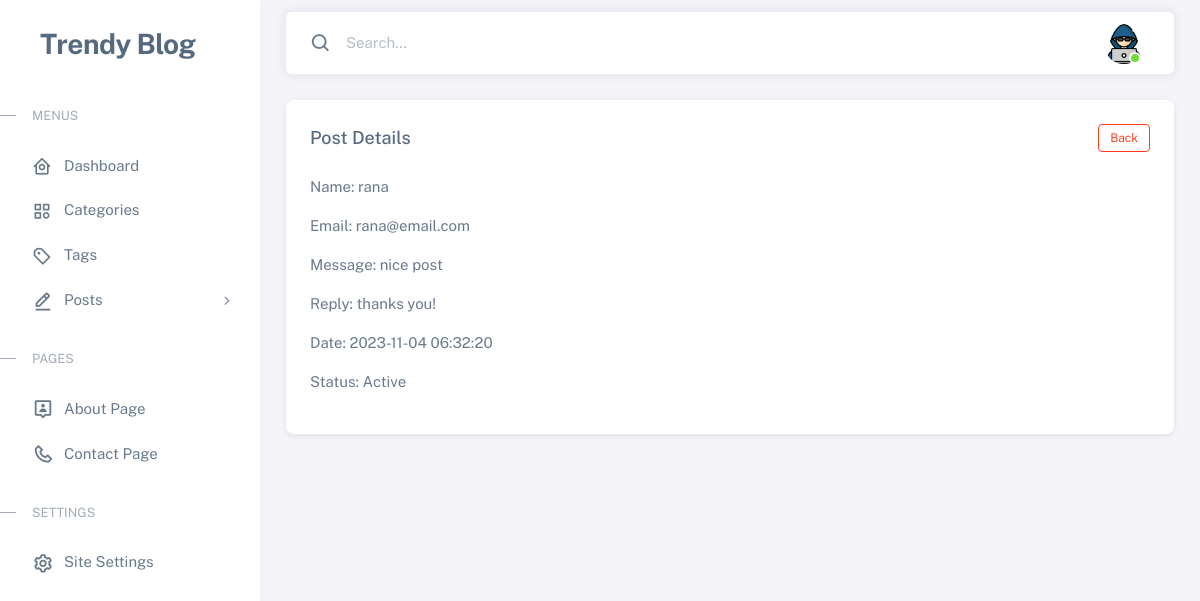
Page /admin/comment-details.php?id=42 (signed in) on the committed database.
### tables this page shows
CREATE TABLE `comments` (
  `id` bigint NOT NULL,
  `post_id` bigint NOT NULL,
  `name` varchar(255) NOT NULL,
  `email` varchar(255) NOT NULL,
  `message` text NOT NULL,
  `reply` text,
  `status` tinyint(1) NOT NULL DEFAULT '0',
  `created_at` timestamp NOT NULL DEFAULT CURRENT_TIMESTAMP
);

### classes/Profile.php (called while the page is built, shortened)
<?php
$realPath = dirname(__FILE__);
require_once $realPath . './../lib/Database.php';
class Profile
{
  private $db;
  public function __construct()
  {
    $this->db = new Database();
  }
  public function getProfile()
  {
    try {
      $id = $_SESSION['id'];
      $query = "SELECT * FROM admins WHERE id = :id";
      $params = [
        ':id' => $id
      ];
      $result = $this->db->query($query, $params);
      return $result->fetch(PDO::FETCH_ASSOC);
    } catch (PDOException $e) {
      return $e->getMessage();
    }
  }
}

### lib/Database.php (called while the page is built, shortened)
<?php
class  Database
{
    private $host = DB_HOST;
    private $user = DB_USER;
    private $password = DB_PASS;
    private $database = DB_NAME;
    private $conn;
    private function connectDB()
    {
        try {
            $this->conn = new PDO("mysql:host={$this->host};dbname={$this->database}", $this->user, $this->password);
            $this->conn->setAttribute(PDO::ATTR_ERRMODE, PDO::ERRMODE_EXCEPTION);
        } catch (PDOException $e) {
            echo "Connection failed: " . $e->getMessage();
        }
    }
    public function query($sql, $params = [])
    {
        $stmt = $this->conn->prepare($sql);
        $stmt->execute($params);
        return $stmt;
    }
}

### classes/Comment.php (called while the page is built, shortened)
<?php
$realPath = dirname(__FILE__);
require_once $realPath . './../lib/Database.php';
class Comment
{
  private $db;
  public function __construct()
  {
    $this->db = new Database();
  }
  public function getCommentById($id)
  {
    try {
      $query = "SELECT * FROM comments WHERE id = ?";
      $result = $this->db->query($query, [$id])->fetch(PDO::FETCH_ASSOC);
      return $result;
    } catch (Exception $e) {
      return $e->getMessage();
    }
  }
}

### admin/comment-details.php (the view, shortened to what this page needs)
<?php
include_once './layouts/head.php';
$commentObj = new Comment();
if ($_GET['id']) {
  $id = $_GET['id'];
  $comment = $commentObj->getCommentById($id);
};
?>
</head>
<body>
  <div class="layout-wrapper layout-content-navbar">
    <div class="layout-container">
      <?php include_once './layouts/sidebar.php'; ?>
      <div class="layout-page">
        <?php include_once './layouts/navbar.php'; ?>
        <div class="content-wrapper">
          <div class="container-xxl flex-grow-1 container-p-y">
            <div class="row mb-4 justify-content-center">
              <div class="col-xxl">
                <div class="card mb-4">
                  <div class="card-header d-flex align-items-center justify-content-between">
                    <h5 class="mb-0">Post Details</h5>
                    <a href="comments.php" class="btn btn-sm btn-outline-danger">Back</a>
                  </div>
                  <div class="card-body">
                    <p>Name:
                      <?php echo $comment['name']; ?>
                    </p>
                    <p>Email:
                      <?php echo $comment['email']; ?>
                    </p>
                    <p>
                      Message:
                      <?php echo $comment['message']; ?>
                    </p>
                    <p>
                      Reply:
                      <?php echo $comment['reply']; ?>
                    </p>
                    <p>
                      Date:
                      <?php echo $comment['created_at']; ?>
                    </p>
                    <p>Status:
                      <?php echo $comment['status'] == 1 ? 'Active' : 'Inactive'; ?>
                    </p>
                  </div>
                </div>
              </div>
            </div>
          </div>
        </div>
      </div>
    </div>
  </div>
</body>
</html>

### admin/layouts/navbar.php (shortened to what this page needs)
<?php
$profileObj = new Profile();
$profile = $profileObj->getProfile();
?>
<nav class="layout-navbar container-xxl navbar navbar-expand-xl navbar-detached align-items-center bg-navbar-theme"
    id="layout-navbar">
    <div class="navbar-nav-right d-flex align-items-center" id="navbar-collapse">
        <div class="navbar-nav align-items-center">
            <div class="nav-item d-flex align-items-center">
                <i class="bx bx-search fs-4 lh-0"></i>
                <input type="text" class="form-control border-0 shadow-none" placeholder="Search..."
                    aria-label="Search..." />
            </div>
        </div>
        <ul class="navbar-nav flex-row align-items-center ms-auto">
            <li class="nav-item navbar-dropdown dropdown-user dropdown">
                <a class="nav-link dropdown-toggle hide-arrow" href="profile.php" data-bs-toggle="dropdown">
                    <div class="avatar avatar-online">
                        <img src="uploads/profile/<?php echo $profile['avatar']? $profile['avatar'] : 'default.png'; ?>" alt="" class="w-px-40 h-auto rounded-circle" />
                    </div>
                </a>
            </li>
        </ul>
    </div>
</nav>

### rows in the picture
comments: name "rana", email "rana@email.com", message "nice post", reply "thanks you!", created_at "2023-11-04 06:32:20"
